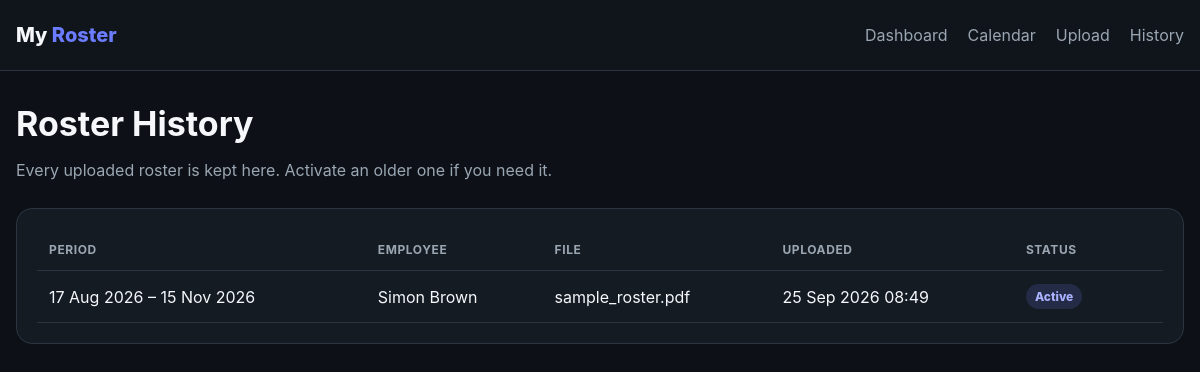
The app's page /history, older data.
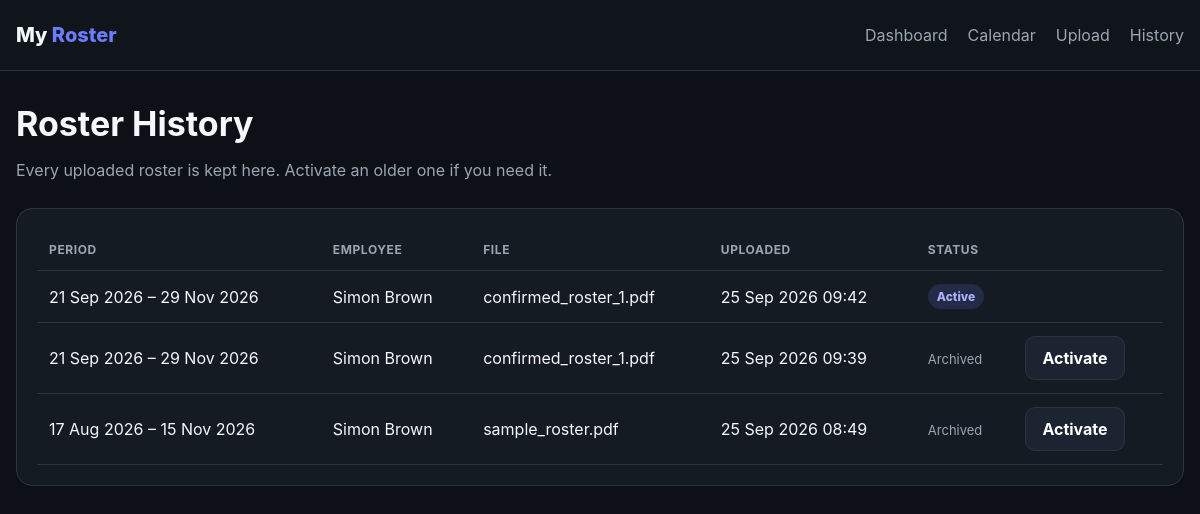
The same page, newer data.
### app.py (models this page shows)
class Roster(db.Model):
    id = db.Column(db.Integer, primary_key=True)
    filename = db.Column(db.String(255), nullable=False)
    uploaded_at = db.Column(db.DateTime, default=datetime.utcnow, nullable=False)
    period_start = db.Column(db.Date, nullable=True)
    period_end = db.Column(db.Date, nullable=True)
    employee = db.Column(db.String(120), nullable=True)
    employee_number = db.Column(db.String(50), nullable=True)
    active = db.Column(db.Boolean, default=True, nullable=False)
    shifts = db.relationship(
        "Shift", backref="roster", cascade="all, delete-orphan",
        lazy=True, order_by="Shift.shift_date"
    )

### app.py (the view)
@app.route("/history")
def history():
    rosters = Roster.query.order_by(Roster.uploaded_at.desc()).all()
    return render_template("history.html", rosters=rosters)

### templates/history.html
<!doctype html>
<html lang="en"><head><meta charset="utf-8"><meta name="viewport" content="width=device-width, initial-scale=1"><title>Roster History</title><link rel="stylesheet" href="{{ url_for('static', filename='style.css') }}"></head>
<body>
<nav><div class="container nav-inner"><div class="brand">My <span>Roster</span></div><div class="links"><a href="{{ url_for('dashboard') }}">Dashboard</a><a href="{{ url_for('calendar') }}">Calendar</a><a href="{{ url_for('upload_roster') }}">Upload</a><a href="{{ url_for('history') }}">History</a></div></div></nav>
<main><div class="container">
<h1>Roster History</h1><p class="subtitle">Every uploaded roster is kept here. Activate an older one if you need it.</p>
<div class="card"><table><thead><tr><th>Period</th><th>Employee</th><th>File</th><th>Uploaded</th><th>Status</th><th></th></tr></thead><tbody>
{% for r in rosters %}
<tr><td>{{ r.period_start.strftime('%d %b %Y') }} – {{ r.period_end.strftime('%d %b %Y') }}</td><td>{{ r.employee or '—' }}</td><td>{{ r.filename }}</td><td>{{ r.uploaded_at.strftime('%d %b %Y %H:%M') }}</td><td>{% if r.active %}<span class="badge ocado">Active</span>{% else %}<span class="label">Archived</span>{% endif %}</td><td>{% if not r.active %}<a class="btn secondary" href="{{ url_for('activate_roster', roster_id=r.id) }}">Activate</a>{% endif %}</td></tr>
{% else %}<tr><td colspan="6">No rosters uploaded yet.</td></tr>{% endfor %}
</tbody></table></div>
</div></main>
</body></html>

### static/style.css (style rules this page uses)
* { box-sizing: border-box; }
:root { --bg: #0d1117; --panel: #151b23; --panel2: #1b2430; --border: #2b3542; --text: #f5f7fa; --muted: #9aa6b2; --ocado: #6c7cff; --morrisons: #5fae6d; --holiday: #d6a94c; }
body { margin:0; font-family:Inter,system-ui,-apple-system,BlinkMacSystemFont,"Segoe UI",sans-serif; background:var(--bg); color:var(--text); }
.container { width:min(1280px,calc(100% - 32px)); margin:0 auto; }
nav { border-bottom:1px solid var(--border); background:#10151c; position:sticky; top:0; z-index:10; }
.nav-inner { min-height:70px; display:flex; align-items:center; justify-content:space-between; gap:20px; }
.brand { font-weight:800; font-size:20px; }
.brand span { color:var(--ocado); }
nav a { color:var(--muted); text-decoration:none; margin-left:20px; }
main { padding:32px 0 60px; }
h1 { margin:0 0 8px; font-size:34px; }
.subtitle { color:var(--muted); margin-bottom:28px; }
.card { background:var(--panel); border:1px solid var(--border); border-radius:16px; padding:20px; }
.label { color:var(--muted); font-size:13px; }
.btn { display:inline-block; border:0; border-radius:10px; padding:11px 16px; background:var(--ocado); color:white; text-decoration:none; font-weight:700; cursor:pointer; }
.btn.secondary { background:var(--panel2); border:1px solid var(--border); }
table { width:100%; border-collapse:collapse; }
th,td { padding:13px 12px; border-bottom:1px solid var(--border); text-align:left; }
th { color:var(--muted); font-size:12px; text-transform:uppercase; letter-spacing:.05em; }
.badge { display:inline-flex; padding:5px 9px; border-radius:999px; font-size:12px; font-weight:800; }
.ocado { background:rgba(108,124,255,.16); color:#aab2ff; }

Row changes from the older to the newer data that the page shows:
added Roster: period_start "21 Sep 2026", period_end "29 Nov 2026", employee "Simon Brown", filename "confirmed_roster_1.pdf", uploaded_at "25 Sep 2026 09:42", active "Active"
added Roster: period_start "21 Sep 2026", period_end "29 Nov 2026", employee "Simon Brown", filename "confirmed_roster_1.pdf", uploaded_at "25 Sep 2026 09:39", active "Archived"
changed Roster "17 Aug 2026": active "Active" → "Archived Activate"
